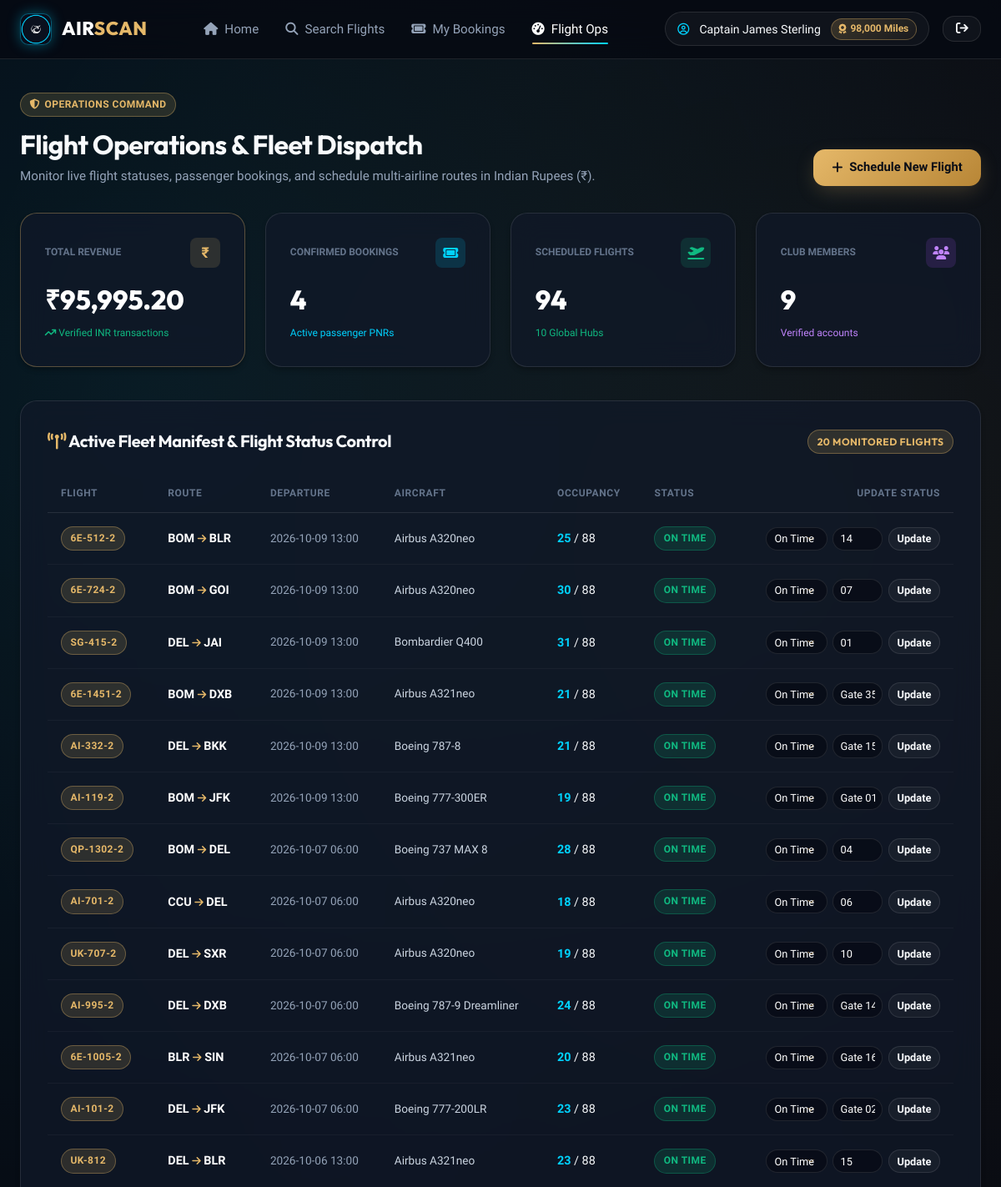
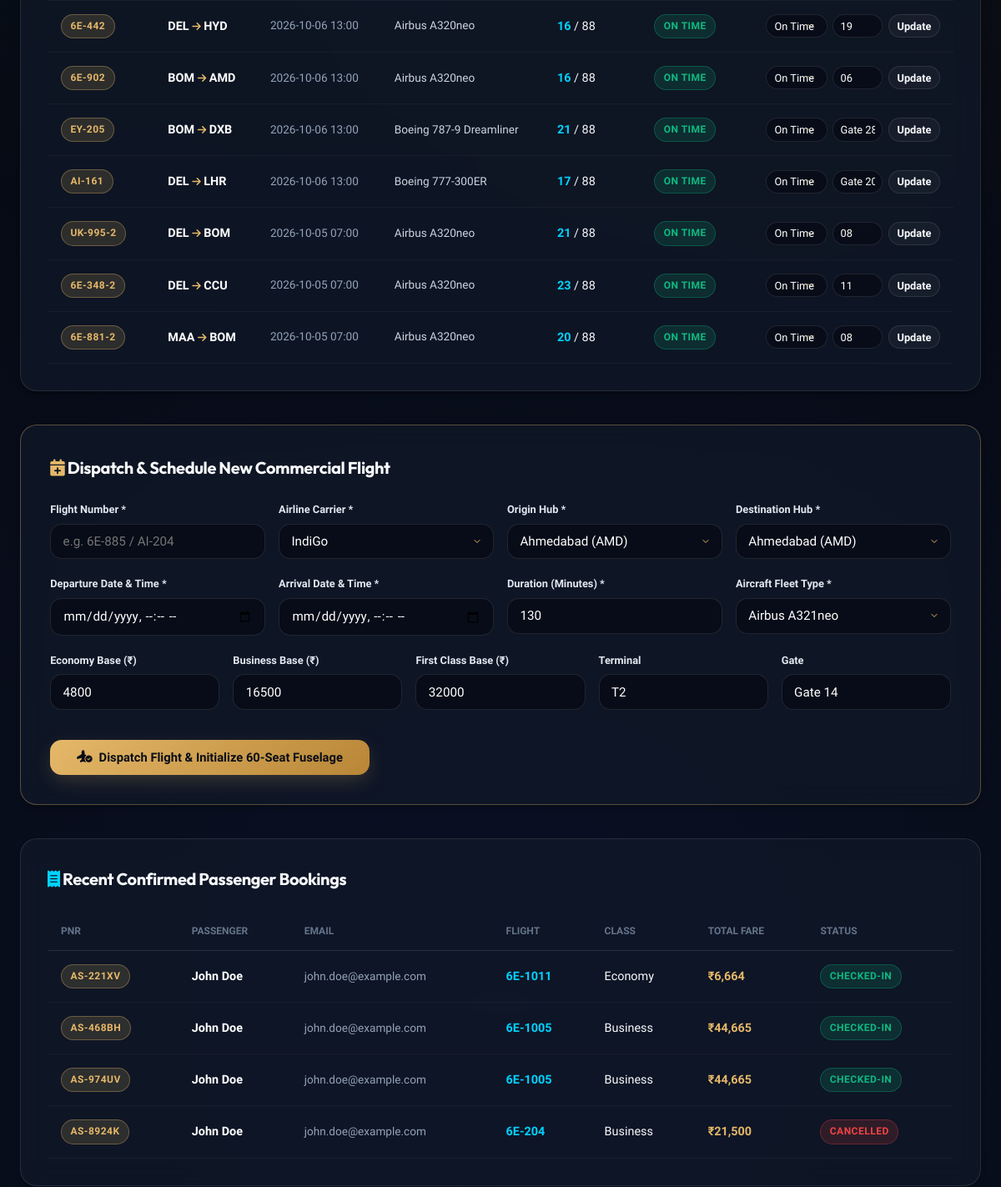
Page /admin (signed in, upper part) on the earlier database version (2 pictures, top to bottom).
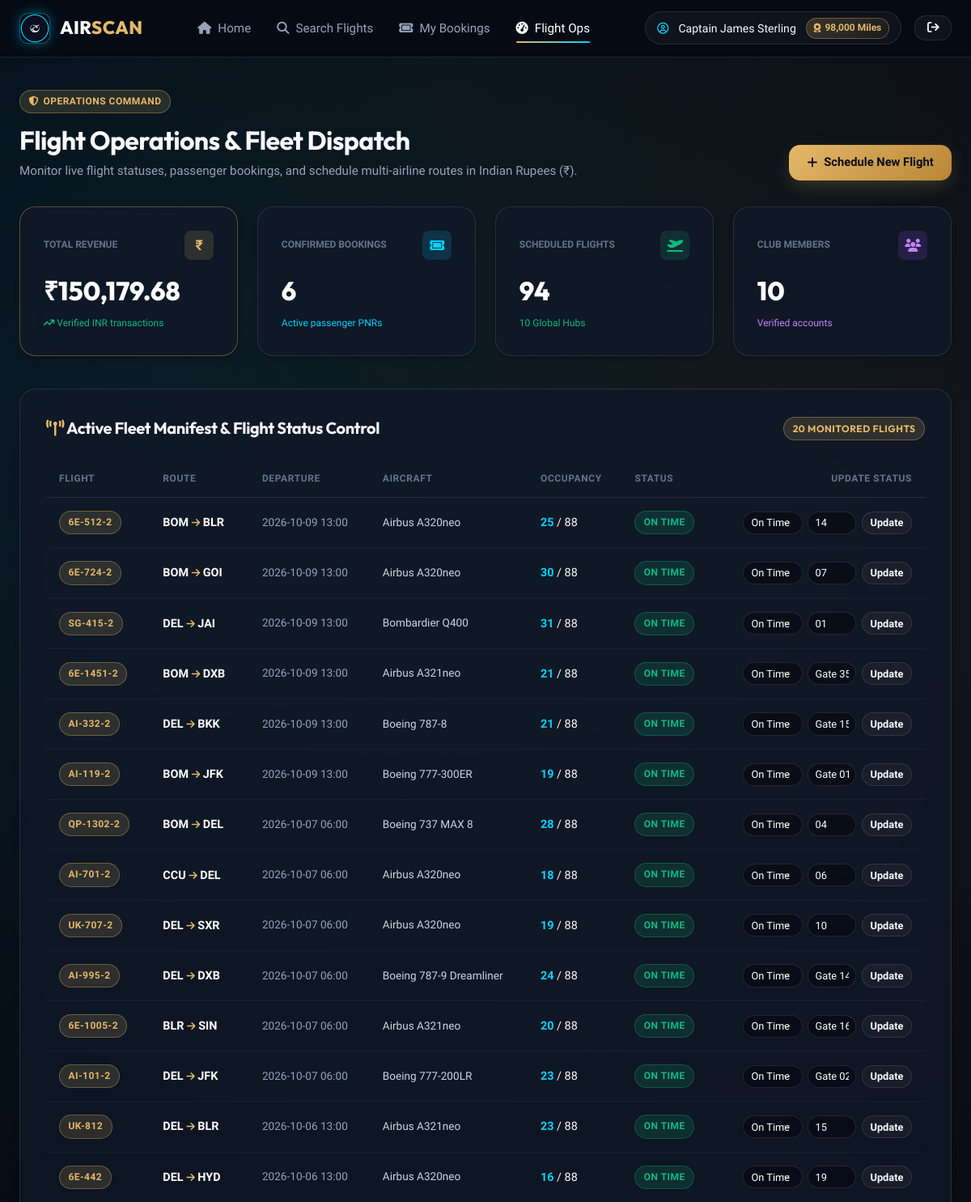
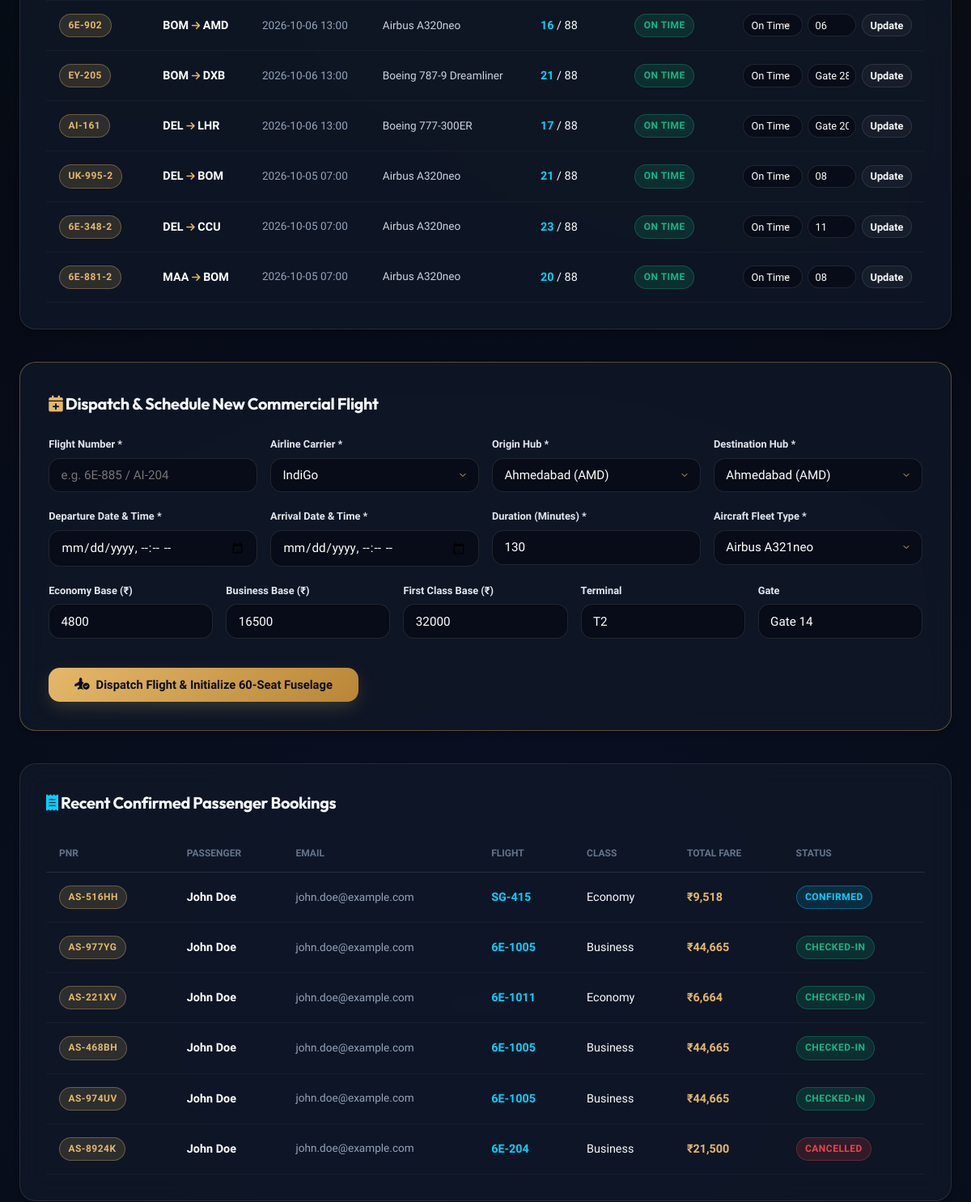
Same page on the later database version (2 pictures, top to bottom).
### tables this page shows
CREATE TABLE flights (
    id INTEGER PRIMARY KEY AUTOINCREMENT,
    flight_number TEXT NOT NULL UNIQUE,
    airline_name TEXT DEFAULT 'AeroLux Airways',
    origin_id INTEGER NOT NULL,
    destination_id INTEGER NOT NULL,
    departure_time TEXT NOT NULL,
    arrival_time TEXT NOT NULL,
    duration_minutes INTEGER NOT NULL,
    aircraft_model TEXT NOT NULL,
    status TEXT DEFAULT 'On Time',
    economy_price REAL NOT NULL,
    business_price REAL NOT NULL,
    first_price REAL NOT NULL,
    terminal TEXT DEFAULT 'T1',
    gate TEXT DEFAULT 'A4',
    created_at TEXT DEFAULT CURRENT_TIMESTAMP,
    FOREIGN KEY (origin_id) REFERENCES airports(id),
    FOREIGN KEY (destination_id) REFERENCES airports(id)
);

CREATE TABLE airports (
    id INTEGER PRIMARY KEY AUTOINCREMENT,
    code TEXT NOT NULL UNIQUE,
    name TEXT NOT NULL,
    city TEXT NOT NULL,
    country TEXT NOT NULL,
    timezone TEXT DEFAULT 'UTC'
);

CREATE TABLE bookings (
    id INTEGER PRIMARY KEY AUTOINCREMENT,
    booking_reference TEXT NOT NULL UNIQUE,
    user_id INTEGER NOT NULL,
    flight_id INTEGER NOT NULL,
    trip_type TEXT DEFAULT 'One-Way',
    cabin_class TEXT NOT NULL,
    total_fare REAL NOT NULL,
    payment_status TEXT DEFAULT 'Paid',
    booking_status TEXT DEFAULT 'Confirmed',
    booking_date TEXT DEFAULT CURRENT_TIMESTAMP,
    FOREIGN KEY (user_id) REFERENCES users(id),
    FOREIGN KEY (flight_id) REFERENCES flights(id)
);

CREATE TABLE users (
    id INTEGER PRIMARY KEY AUTOINCREMENT,
    full_name TEXT NOT NULL,
    email TEXT NOT NULL UNIQUE,
    password_hash TEXT NOT NULL,
    phone TEXT,
    passport_number TEXT,
    is_verified INTEGER DEFAULT 0,
    verification_code TEXT,
    verification_expiry TEXT,
    role TEXT DEFAULT 'passenger',
    miles INTEGER DEFAULT 12500,
    created_at TEXT DEFAULT CURRENT_TIMESTAMP
);

### app.py (the view)
@app.route('/admin')
@admin_required
def admin_dashboard():
    total_flights = Database.execute_query("SELECT COUNT(*) as cnt FROM flights", fetch_one=True)['cnt']
    total_bookings = Database.execute_query("SELECT COUNT(*) as cnt FROM bookings", fetch_one=True)['cnt']
    total_revenue = Database.execute_query("SELECT COALESCE(SUM(total_fare), 0) as rev FROM bookings WHERE booking_status != 'Cancelled'", fetch_one=True)['rev']
    total_users = Database.execute_query("SELECT COUNT(*) as cnt FROM users", fetch_one=True)['cnt']
    flights = Database.execute_query(
        """SELECT f.*, orig.code as origin_code, dest.code as destination_code,
                  (SELECT COUNT(*) FROM seats s WHERE s.flight_id = f.id AND s.is_occupied = 1) as booked_seats,
                  (SELECT COUNT(*) FROM seats s WHERE s.flight_id = f.id) as total_seats
           FROM flights f
           JOIN airports orig ON f.origin_id = orig.id
           JOIN airports dest ON f.destination_id = dest.id
           ORDER BY f.departure_time DESC LIMIT 20"""
    )
    recent_bookings = Database.execute_query(
        """SELECT b.*, u.full_name as passenger_name, u.email, f.flight_number
           FROM bookings b
           JOIN users u ON b.user_id = u.id
           JOIN flights f ON b.flight_id = f.id
           ORDER BY b.booking_date DESC LIMIT 10"""
    )
    airports = Database.execute_query("SELECT * FROM airports ORDER BY city ASC")
    return render_template(
        'admin.html',
        stats={
            'flights': total_flights,
            'bookings': total_bookings,
            'revenue': total_revenue,
            'users': total_users
        },
        flights=flights,
        bookings=recent_bookings,
        airports=airports
    )

### app.py (called while the page is built)
def admin_required(f):
    @wraps(f)
    def decorated_function(*args, **kwargs):
        if 'user_id' not in session:
            flash('Admin authentication required.', 'warning')
            return redirect(url_for('login', next=request.url))
        if session.get('user_role') != 'admin':
            flash('Access denied. Administrator privileges required.', 'danger')
            return redirect(url_for('index'))
        return f(*args, **kwargs)
    return decorated_function

@app.context_processor
def inject_global_data():
    current_user = None
    if 'user_id' in session:
        current_user = Database.execute_query(
            "SELECT id, full_name, email, phone, passport_number, is_verified, role, miles FROM users WHERE id = %s",
            (session['user_id'],),
            fetch_one=True
        )
    db_info = Database.get_db_info()
    return {
        'current_user': current_user,
        'db_info': db_info,
        'current_year': datetime.now().year
    }

### db.py (called while the page is built, shortened)
    @classmethod
    def determine_mode(cls):
        if cls._connection_mode:
            return cls._connection_mode

### templates/admin.html (shortened to what the changed rows need)
{% extends 'base.html' %}
{% block content %}
<div class="container" style="padding: 2.5rem 1.5rem 5rem;">
  <div style="display: flex; justify-content: space-between; align-items: flex-end; margin-bottom: 2rem; flex-wrap: wrap; gap: 1rem;">
    <div>
      <h1>Flight Operations & Fleet Dispatch</h1>
    </div>
  </div>
  <div style="display: grid; grid-template-columns: repeat(auto-fit, minmax(220px, 1fr)); gap: 1.5rem; margin-bottom: 2.5rem;">
    <div class="card-glass" style="border-color: var(--border-gold);">
      <div style="display: flex; justify-content: space-between; align-items: center; margin-bottom: 0.8rem;">
        <span style="font-size: 0.75rem; color: var(--text-dim); text-transform: uppercase; font-weight: 700;">Total Revenue</span>
        <div style="width: 36px; height: 36px; border-radius: 8px; background: rgba(229, 184, 105, 0.15); color: var(--gold-primary); display: flex; align-items: center; justify-content: center; font-weight: 700; font-size: 1.1rem;">
        </div>
      </div>
      <div style="font-size: 2rem; font-family: var(--font-heading); font-weight: 800; color: #fff;">
        ₹{{ "{:,.2f}".format(stats.revenue) }}
      </div>
      <span style="font-size: 0.75rem; color: var(--success);"><i class="fa-solid fa-arrow-trend-up"></i> Verified INR transactions</span>
    </div>
    <div class="card-glass">
      <div style="display: flex; justify-content: space-between; align-items: center; margin-bottom: 0.8rem;">
        <span style="font-size: 0.75rem; color: var(--text-dim); text-transform: uppercase; font-weight: 700;">Confirmed Bookings</span>
        <div style="width: 36px; height: 36px; border-radius: 8px; background: rgba(0, 210, 255, 0.15); color: var(--cyan-primary); display: flex; align-items: center; justify-content: center;">
        </div>
      </div>
      <div style="font-size: 2rem; font-family: var(--font-heading); font-weight: 800; color: #fff;">
        {{ stats.bookings }}
      </div>
      <span style="font-size: 0.75rem; color: var(--cyan-primary);">Active passenger PNRs</span>
    </div>
    <div class="card-glass">
      <div style="display: flex; justify-content: space-between; align-items: center; margin-bottom: 0.8rem;">
        <span style="font-size: 0.75rem; color: var(--text-dim); text-transform: uppercase; font-weight: 700;">Club Members</span>
        <div style="width: 36px; height: 36px; border-radius: 8px; background: rgba(168, 85, 247, 0.15); color: #c084fc; display: flex; align-items: center; justify-content: center;">
        </div>
      </div>
      <div style="font-size: 2rem; font-family: var(--font-heading); font-weight: 800; color: #fff;">
        {{ stats.users }}
      </div>
      <span style="font-size: 0.75rem; color: #c084fc;">Verified accounts</span>
    </div>
  </div>
  <div class="card-glass" style="margin-bottom: 2.5rem; padding: 2rem;">
    <div style="overflow-x: auto;">
      <table style="width: 100%; border-collapse: collapse; text-align: left; font-size: 0.9rem;">
        <thead>
          <tr style="border-bottom: 1px solid rgba(255, 255, 255, 0.1); color: var(--text-dim); font-size: 0.75rem; text-transform: uppercase; letter-spacing: 0.05em;">
            <th style="padding: 0.8rem 1rem;">Flight</th>
            <th style="padding: 0.8rem 1rem;">Route</th>
            <th style="padding: 0.8rem 1rem;">Departure</th>
            <th style="padding: 0.8rem 1rem;">Aircraft</th>
            <th style="padding: 0.8rem 1rem;">Occupancy</th>
            <th style="padding: 0.8rem 1rem;">Status</th>
            <th style="padding: 0.8rem 1rem; text-align: right;">Update Status</th>
          </tr>
        </thead>
        <tbody>
          {% for f in flights %}
            <tr style="border-bottom: 1px solid rgba(255, 255, 255, 0.04); transition: var(--transition);">
              <td style="padding: 1rem;">
                <span class="badge badge-gold">{{ f.flight_number }}</span>
              </td>
              <td style="padding: 1rem; font-weight: 700; color: #fff;">
                {{ f.origin_code }} <i class="fa-solid fa-arrow-right" style="font-size: 0.75rem; color: var(--gold-primary);"></i> {{ f.destination_code }}
              </td>
              <td style="padding: 1rem; color: var(--text-muted); font-size: 0.85rem;">
                {{ f.departure_time[:16] }}
              </td>
              <td style="padding: 1rem; color: #cbd5e1; font-size: 0.85rem;">
                {{ f.aircraft_model }}
              </td>
              <td style="padding: 1rem;">
                <span style="color: var(--cyan-primary); font-weight: 700;">{{ f.booked_seats }}</span> / {{ f.total_seats }}
              </td>
              <td style="padding: 1rem;">
                <span class="badge {% if f.status == 'On Time' %}badge-success{% elif f.status == 'Boarding' %}badge-warning{% elif f.status == 'Delayed' %}badge-danger{% else %}badge-gold{% endif %}">
                  {{ f.status }}
                </span>
              </td>
              <td style="padding: 1rem; text-align: right;">
                <form action="{{ url_for('update_flight_status') }}" method="POST" style="display: inline-flex; gap: 0.4rem; align-items: center;">
                  <select name="status" class="input-box" style="padding: 0.35rem 0.6rem; font-size: 0.8rem; width: auto;">
                    <option value="On Time" {% if f.status == 'On Time' %}selected{% endif %}>On Time</option>
                  </select>
                  <input type="text" name="gate" value="{{ f.gate }}" class="input-box" style="padding: 0.35rem 0.5rem; font-size: 0.8rem; width: 60px;" placeholder="Gate">
                  <button type="submit" class="btn btn-glass" style="padding: 0.35rem 0.6rem; font-size: 0.8rem;">
                    Update
                  </button>
                </form>
              </td>
            </tr>
          {% endfor %}
        </tbody>
      </table>
    </div>
  </div>
  <div class="card-glass" style="padding: 2rem;">
    <div style="overflow-x: auto;">
      <table style="width: 100%; border-collapse: collapse; text-align: left; font-size: 0.9rem;">
        <thead>
          <tr style="border-bottom: 1px solid rgba(255, 255, 255, 0.1); color: var(--text-dim); font-size: 0.75rem; text-transform: uppercase;">
            <th style="padding: 0.8rem 1rem;">PNR</th>
            <th style="padding: 0.8rem 1rem;">Passenger</th>
            <th style="padding: 0.8rem 1rem;">Email</th>
            <th style="padding: 0.8rem 1rem;">Flight</th>
            <th style="padding: 0.8rem 1rem;">Class</th>
            <th style="padding: 0.8rem 1rem;">Total Fare</th>
            <th style="padding: 0.8rem 1rem;">Status</th>
          </tr>
        </thead>
        <tbody>
          {% for b in bookings %}
            <tr style="border-bottom: 1px solid rgba(255, 255, 255, 0.04);">
              <td style="padding: 1rem;">
                <span class="badge badge-gold">{{ b.booking_reference }}</span>
              </td>
              <td style="padding: 1rem; font-weight: 700; color: #fff;">{{ b.passenger_name }}</td>
              <td style="padding: 1rem; color: var(--text-muted); font-size: 0.85rem;">{{ b.email }}</td>
              <td style="padding: 1rem; font-weight: 700; color: var(--cyan-primary);">{{ b.flight_number }}</td>
              <td style="padding: 1rem;">{{ b.cabin_class }}</td>
              <td style="padding: 1rem; font-weight: 700; color: var(--gold-primary);">₹{{ "{:,}".format(b.total_fare|int) }}</td>
              <td style="padding: 1rem;">
                <span class="badge {% if b.booking_status == 'Checked-In' %}badge-success{% elif b.booking_status == 'Cancelled' %}badge-danger{% else %}badge-cyan{% endif %}">
                  {{ b.booking_status }}
                </span>
              </td>
            </tr>
          {% endfor %}
        </tbody>
      </table>
    </div>
  </div>
</div>
{% endblock %}

Differences in the rows shown:
added bookings: booking_reference "AS-516HH", passenger_name "John Doe", email "john.doe@example.com", flight_number "SG-415", cabin_class "Economy", total_fare "9,518", booking_status "CONFIRMED"
added bookings: booking_reference "AS-977YG", passenger_name "John Doe", email "john.doe@example.com", flight_number "6E-1005", cabin_class "Business", total_fare "44,665", booking_status "CHECKED-IN"
Other differences:
{{ "{:,.2f}".format(stats.revenue) }}: "95,995.20" → "150,179.68"
{{ stats.bookings }}: "4" → "6"
{{ stats.users }}: "9" → "10"
